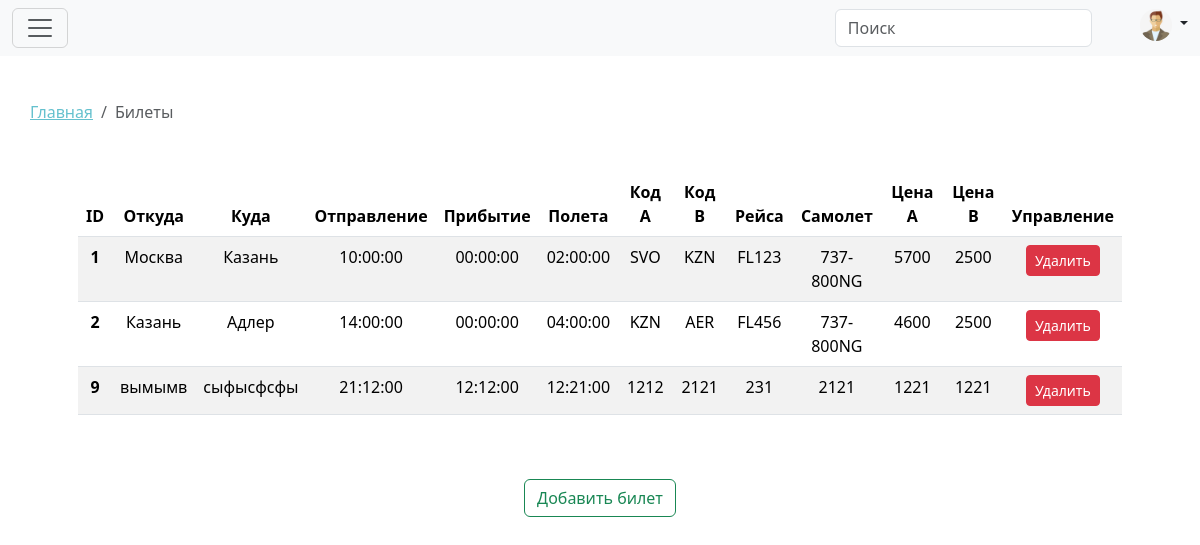
The page /T1C2K3E4T5.php (signed in) on the database as committed earlier.
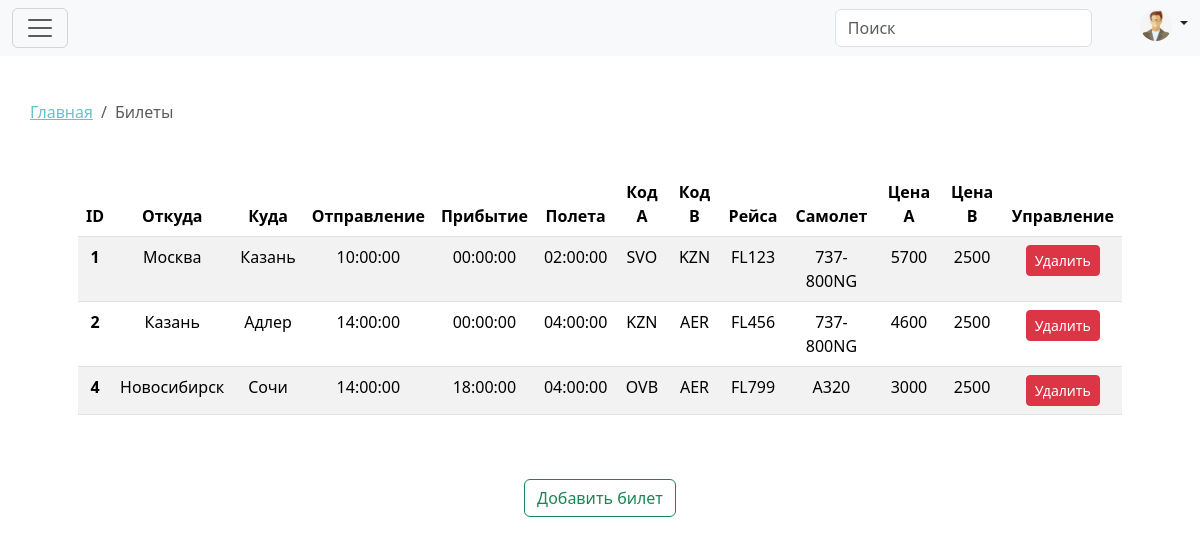
The same page on the database as committed later.
### tables this page shows
CREATE TABLE `flights` (
  `id` int(11) NOT NULL,
  `flight_number` varchar(50) NOT NULL,
  `origin` varchar(100) NOT NULL,
  `destination` varchar(100) NOT NULL,
  `departure_time` time NOT NULL,
  `arrival_time` time NOT NULL,
  `flight_duration` time NOT NULL,
  `departure_airport_code` varchar(10) NOT NULL,
  `arrival_airport_code` varchar(10) NOT NULL,
  `base_price` int(11) DEFAULT NULL,
  `baggage` int(11) DEFAULT NULL,
  `aircraft_model` varchar(50) DEFAULT NULL
);

### T1C2K3E4T5.php (the view, shortened to what this page needs)
<!doctype html>
<html lang="ru">
<head>
    <link href="https://cdn.jsdelivr.net/npm/bootstrap@5.3.3/dist/css/bootstrap.min.css" rel="stylesheet"
 />
    <link rel="stylesheet" href="assets/fonts/stylesheet.css" />
    <link href="https://cdn.jsdelivr.net/npm/bootstrap-icons@1.10.3/font/bootstrap-icons.css" rel="stylesheet">
    <link rel="stylesheet" href="https://cdn.jsdelivr.net/npm/@docsearch/css@3" />
    <link rel="stylesheet" href="assets/style/settings.css" />
    <link rel="stylesheet" href="assets/style/admin.css" />
</head>
<body>
    <?php include ('includes/admin-header.php'); ?>
    <section class="container section">
        <div class="d-none d-xl-block">
            <nav aria-label="breadcrumb">
                <ol class="breadcrumb">
                    <li class="breadcrumb-item"><a href="A1D2M3I4N5.php">Главная</a></li>
                    <li class="breadcrumb-item active" aria-current="page">Билеты</li>
                </ol>
            </nav>
        </div>
        <div class="m-4 m-lg-5 d-flex flex-column align-items-center">
            <table class="table table-striped table-hover">
                <thead class="text-center">
                    <tr>
                        <th scope="col" data-label="ID">ID</th>
                        <th scope="col" data-label="Откуда">Откуда</th>
                        <th scope="col" data-label="Куда">Куда</th>
                        <th scope="col" data-label="Отправление">Отправление</th>
                        <th scope="col" data-label="Прибытие">Прибытие</th>
                        <th scope="col" data-label="Время полета">Полета</th>
                        <th scope="col" data-label="Аэропорт А">Код А</th>
                        <th scope="col" data-label="Аэропорт В">Код В</th>
                        <th scope="col" data-label="Номер рейса">Рейса</th>
                        <th scope="col" data-label="Модель самолета">Самолет</th>
                        <th scope="col" data-label="Цена билета">Цена А</th>
                        <th scope="col" data-label="Цена багажа">Цена В</th>
                        <th scope="col" data-label="Управление">Управление</th>
                    </tr>
                </thead>
                <tbody class="text-center text-lg-center">
                    <?php
                    $sql = "SELECT * FROM flights";
                    $result = $conn->query($sql);
                    while ($row = $result->fetch(PDO::FETCH_ASSOC)) { ?>
                        <tr>
                            <th scope="row" data-label="ID"><?php echo $row["id"]; ?></th>
                            <td class="edit" data-field="origin" data-id="<?php echo $row['id']; ?>" data-label="Откуда">
                                <?php echo $row["origin"]; ?>
                            </td>
                            <td class="edit" data-field="destination" data-id="<?php echo $row['id']; ?>" data-label="Куда">
                                <?php echo $row["destination"]; ?>
                            </td>
                            <td class="edit" data-field="departure_time" data-id="<?php echo $row['id']; ?>"
                                data-label="Отправление"><?php echo $row["departure_time"]; ?></td>
                            <td class="edit" data-field="arrival_time" data-id="<?php echo $row['id']; ?>"
                                data-label="Прибытие"><?php echo $row["arrival_time"]; ?></td>
                            <td class="edit" data-field="flight_duration" data-id="<?php echo $row['id']; ?>"
                                data-label="Время полета"><?php echo $row["flight_duration"]; ?></td>
                            <td class="edit" data-field="departure_airport_code" data-id="<?php echo $row['id']; ?>"
                                data-label="Аэропорт А"><?php echo $row["departure_airport_code"]; ?></td>
                            <td class="edit" data-field="arrival_airport_code" data-id="<?php echo $row['id']; ?>"
                                data-label="Аэропорт В"><?php echo $row["arrival_airport_code"]; ?></td>
                            <td class="edit" data-field="flight_number" data-id="<?php echo $row['id']; ?>"
                                data-label="Номер рейса"><?php echo $row["flight_number"]; ?></td>
                            <td class="edit" data-field="aircraft_model" data-id="<?php echo $row['id']; ?>"
                                data-label="Модель самолета"><?php echo $row["aircraft_model"]; ?></td>
                            <td class="edit" data-field="base_price" data-id="<?php echo $row['id']; ?>"
                                data-label="Цена билета"><?php echo $row["base_price"]; ?></td>
                            <td class="edit" data-field="baggage" data-id="<?php echo $row['id']; ?>"
                                data-label="Цена багажа"><?php echo $row["baggage"]; ?></td>
                            <td class="pt-4 pt-lg-2">
                                <form method="get" onsubmit="return confirm('Вы уверены, что хотите удалить?');">
                                    <button type="submit" class="btn btn-danger btn-sm">Удалить</button>
                                </form>
                            </td>
                        </tr>
                    <?php } ?>
                </tbody>
            </table>
            <div class="text-center mt-5 d-flex gap-2">
                <button type="button" class="btn btn-outline-success" data-bs-toggle="modal"
                    data-bs-target="#addFlightModal">Добавить билет</button>
            </div>
        </div>
    </section>
</body>
</html>

### includes/admin-header.php (shortened to what this page needs)
<nav class="navbar bg-body-tertiary fixed-top">
    <div class="container-fluid">
        <button class="navbar-toggler" type="button" data-bs-toggle="offcanvas" data-bs-target="#offcanvasNavbar"
            aria-controls="offcanvasNavbar" aria-label="Переключить навигацию">
            <span class="navbar-toggler-icon"></span>
        </button>
        <div class="d-flex gap-5 ">
            <form class="d-flex d-none d-sm-block" role="search">
                <input class="form-control" type="search" placeholder="Поиск" aria-label="Поиск">
            </form>
            <div class="flex-shrink-0 dropdown">
                <a href="#" class="d-block link-dark text-decoration-none dropdown-toggle" id="dropdownUser2"
                    data-bs-toggle="dropdown" aria-expanded="false">
                    <img src="assets/image/admin/avatar-mt.png" alt="user" width="32" height="32"
                        class="rounded-circle">
                </a>
            </div>
        </div>
    </div>
</nav>

### assets/style/admin.css (style rules this page uses)
:root { --bs-btn-active-bg: #65C1CE; }
.section { padding: 100px 0 0 0; }
.breadcrumb-item a { color: #65C1CE; }

Rows that differ between the two databases and show on the page:
removed flights: id "9", origin "вымымв", destination "сыфысфсфы", departure_time "21:12:00", arrival_time "12:12:00", flight_duration "12:21:00", departure_airport_code "1212", arrival_airport_code "2121", flight_number "231", aircraft_model "2121", base_price "1221", baggage "1221"
added flights: id "4", origin "Новосибирск", destination "Сочи", departure_time "14:00:00", arrival_time "18:00:00", flight_duration "04:00:00", departure_airport_code "OVB", arrival_airport_code "AER", flight_number "FL799", aircraft_model "A320", base_price "3000", baggage "2500"
